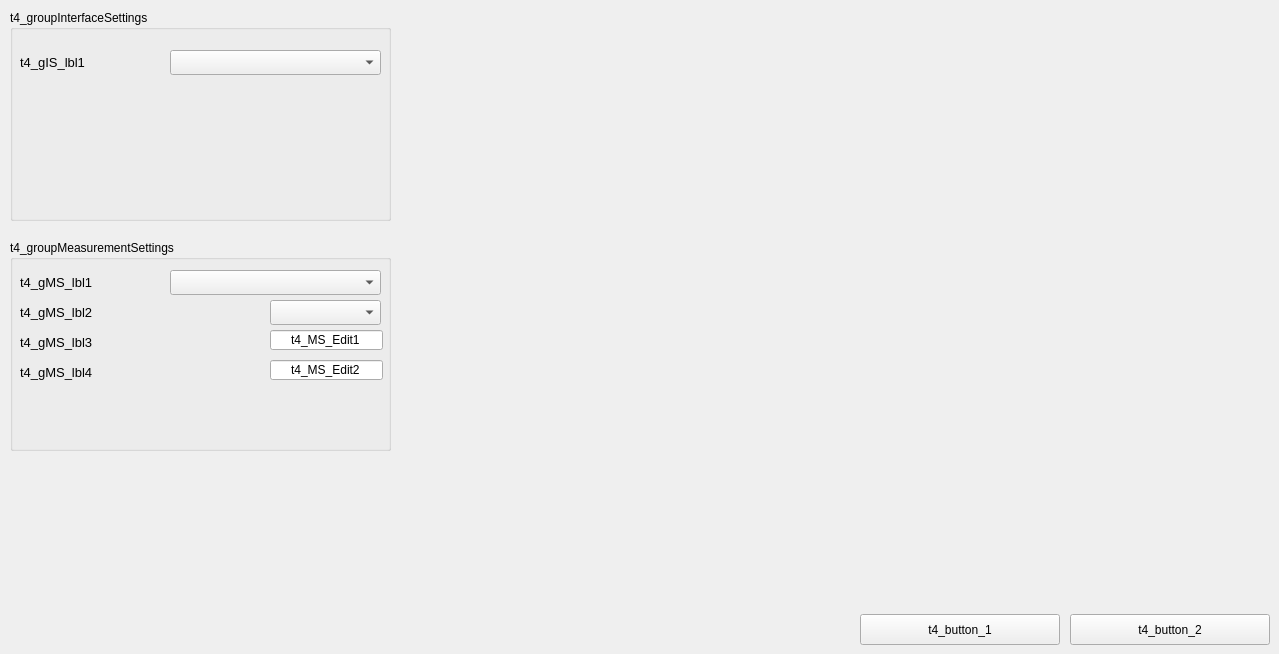
    <widget class="QWidget" name="t4">
     <attribute name="title">
      <string>t4</string>
     </attribute>
     <widget class="QGroupBox" name="t4_groupInterfaceSettings">
      <property name="geometry">
       <rect>
        <x>10</x>
        <y>10</y>
        <width>381</width>
        <height>211</height>
       </rect>
      </property>
      <property name="title">
       <string>t4_groupInterfaceSettings</string>
      </property>
      <widget class="QLabel" name="t4_gIS_lbl1">
       <property name="geometry">
        <rect>
         <x>10</x>
         <y>40</y>
         <width>141</width>
         <height>25</height>
        </rect>
       </property>
       <property name="font">
        <font>
         <family>Arial</family>
         <pointsize>10</pointsize>
        </font>
       </property>
       <property name="text">
        <string>t4_gIS_lbl1</string>
       </property>
      </widget>
      <widget class="QComboBox" name="t4_gIS_cmd1">
       <property name="geometry">
        <rect>
         <x>160</x>
         <y>40</y>
         <width>211</width>
         <height>25</height>
        </rect>
       </property>
      </widget>
     </widget>
     <widget class="QPushButton" name="t4_button_2">
      <property name="geometry">
       <rect>
        <x>1070</x>
        <y>614</y>
        <width>200</width>
        <height>31</height>
       </rect>
      </property>
      <property name="text">
       <string>t4_button_2</string>
      </property>
     </widget>
     <widget class="QGroupBox" name="t4_groupMeasurementSettings">
      <property name="geometry">
       <rect>
        <x>10</x>
        <y>240</y>
        <width>381</width>
        <height>211</height>
       </rect>
      </property>
      <property name="title">
       <string>t4_groupMeasurementSettings</string>
      </property>
      <widget class="QLabel" name="t4_gMS_lbl1">
       <property name="geometry">
        <rect>
         <x>10</x>
         <y>30</y>
         <width>141</width>
         <height>25</height>
        </rect>
       </property>
       <property name="font">
        <font>
         <family>Arial</family>
         <pointsize>10</pointsize>
        </font>
       </property>
       <property name="text">
        <string>t4_gMS_lbl1</string>
       </property>
      </widget>
      <widget class="QComboBox" name="t4_gMS_cmd1">
       <property name="geometry">
        <rect>
         <x>160</x>
         <y>30</y>
         <width>211</width>
         <height>25</height>
        </rect>
       </property>
      </widget>
      <widget class="QLabel" name="t4_gMS_lbl2">
       <property name="geometry">
        <rect>
         <x>10</x>
         <y>60</y>
         <width>271</width>
         <height>25</height>
        </rect>
       </property>
       <property name="font">
        <font>
         <family>Arial</family>
         <pointsize>10</pointsize>
        </font>
       </property>
       <property name="text">
        <string>t4_gMS_lbl2</string>
       </property>
      </widget>
      <widget class="QComboBox" name="t4_gMS_cmd2">
       <property name="geometry">
        <rect>
         <x>260</x>
         <y>60</y>
         <width>111</width>
         <height>25</height>
        </rect>
       </property>
      </widget>
      <widget class="QLabel" name="t4_gMS_lbl3">
       <property name="geometry">
        <rect>
         <x>10</x>
         <y>90</y>
         <width>231</width>
         <height>25</height>
        </rect>
       </property>
       <property name="font">
        <font>
         <family>Arial</family>
         <pointsize>10</pointsize>
        </font>
       </property>
       <property name="text">
        <string>t4_gMS_lbl3</string>
       </property>
      </widget>
      <widget class="QLineEdit" name="t4_MS_Edit1">
       <property name="geometry">
        <rect>
         <x>260</x>
         <y>90</y>
         <width>113</width>
         <height>20</height>
        </rect>
       </property>
       <property name="text">
        <string>t4_MS_Edit1</string>
       </property>
       <property name="alignment">
        <set>Qt::AlignCenter</set>
       </property>
      </widget>
      <widget class="QLineEdit" name="t4_MS_Edit2">
       <property name="geometry">
        <rect>
         <x>260</x>
         <y>120</y>
         <width>113</width>
         <height>20</height>
        </rect>
       </property>
       <property name="text">
        <string>t4_MS_Edit2</string>
       </property>
       <property name="alignment">
        <set>Qt::AlignCenter</set>
       </property>
      </widget>
      <widget class="QLabel" name="t4_gMS_lbl4">
       <property name="geometry">
        <rect>
         <x>10</x>
         <y>120</y>
         <width>231</width>
         <height>25</height>
        </rect>
       </property>
       <property name="font">
        <font>
         <family>Arial</family>
         <pointsize>10</pointsize>
        </font>
       </property>
       <property name="text">
        <string>t4_gMS_lbl4</string>
       </property>
      </widget>
     </widget>
     <widget class="QPushButton" name="t4_button_1">
      <property name="geometry">
       <rect>
        <x>860</x>
        <y>614</y>
        <width>200</width>
        <height>31</height>
       </rect>
      </property>
      <property name="text">
       <string>t4_button_1</string>
      </property>
     </widget>
    </widget>
